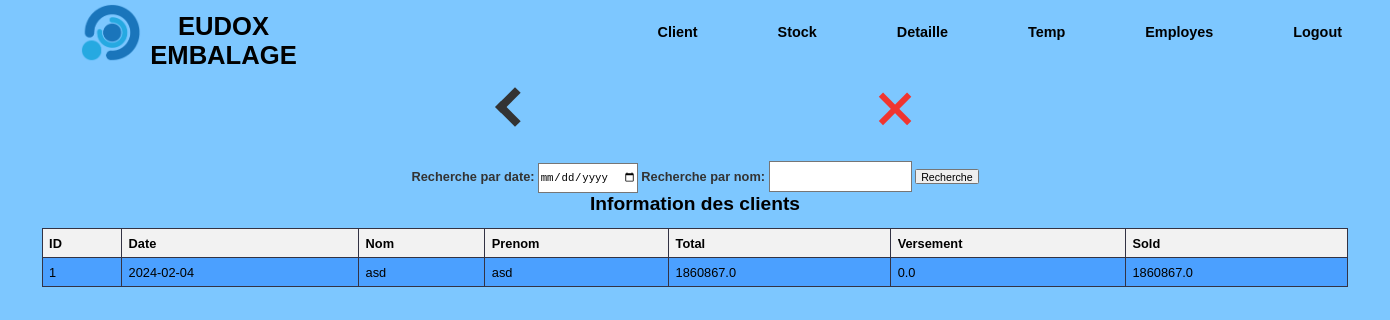
/client/view, run on the app's committed database.
### tables this page shows
CREATE TABLE stock_data (
        id INTEGER PRIMARY KEY AUTOINCREMENT,
        p_date DATE NOT NULL,
        first_name TEXT NOT NULL,
        last_name TEXT NOT NULL,
        payment REAL NOT NULL
    );

### app.py (the view)
@app.route('/client/view', methods=['POST', 'GET'])
def view_client():
    conn = sqlite3.connect('form_data.db')
    cursor = conn.cursor()
    if request.method == 'POST':
        search_date = request.form.get('search_date', None)
        search_name = request.form.get('search_name', None)
        if search_date and search_name:
            cursor.execute('SELECT * FROM stock_data WHERE p_date = ? AND (first_name LIKE ? OR last_name LIKE ?) ORDER BY p_date DESC',(search_date, f'%{search_name}%', f'%{search_name}%'))
        elif search_date:
            cursor.execute('SELECT * FROM stock_data WHERE p_date = ? ORDER BY p_date DESC', (search_date,))
        elif search_name:
            cursor.execute('SELECT * FROM stock_data WHERE first_name LIKE ? OR last_name LIKE ? ORDER BY p_date DESC',
                           (f'%{search_name}%', f'%{search_name}%'))
        else:
            cursor.execute('SELECT * FROM stock_data ORDER BY p_date DESC')
    else:
        cursor.execute('SELECT * FROM stock_data ORDER BY p_date DESC')
    users = cursor.fetchall()
    users_with_games = []
    for user in users:
        cursor.execute('SELECT * FROM stk_game WHERE stock_id = ?', (user[0],))
        games = cursor.fetchall()
        sold = 0
        total = 0
        for game in games:
            total = total + (game[3]*game[4]*game[5])
        sold = total - user[4]
        user_with_games = {
            'id': user[0],
            'p_date': user[1],
            'first_name': user[2],
            'last_name': user[3],
            'pay': user[4],
            'sold': sold,
            'total': total
        }
        users_with_games.append(user_with_games)
    conn.close()
    return render_template('c_view.html', users=users_with_games)

### templates/c_view.html (shortened to what this page needs)
{% extends 'main.html' %}
{% block top %}
    <a href="/client" id="back"><div class="thick-arrow-left"></div></a>
    <a href="/main" id="aclose"><div class="close"></div></a>
{% endblock %}
{% block bot %}
  <form method="POST" action="/client/view">
    <b><label for="search_date">Recherche par date:</label></b>
    <input type="date" id="search_date" name="search_date">
    <b><label for="search_date">Recherche par nom:</label></b>
    <input type="text" id="search_name" name="search_name">
    <button type="submit">Recherche</button>
  </form>
  <h2>Information des clients</h2>
  <table>
    <thead>
      <tr>
        <th>ID</th>
        <th>Date</th>
        <th>Nom</th>
        <th>Prenom</th>
        <th>Total</th>
        <th>Versement</th>
        <th>Sold</th>
      </tr>
    </thead>
  <tbody>
      {% for user in users %}
      <tr onclick="window.location='/client/view/{{ user.id }}';" style="cursor: pointer;">
        <td>{{ user.id }}</td>
        <td>{{ user.p_date }}</td>
        <td>{{ user.first_name }}</td>
        <td>{{ user.last_name }}</td>
        <td>{{ user.total }}</td>
        <td>{{ user.pay }}</td>
        <td>{{ user.sold }}</td>
      </tr>
      {% endfor %}
    </tbody>
  </table>
  <br>
{% endblock %}

### static/css/style.css (style rules this page uses)
body, h1, h2, h3, p, ul, li { margin: 0; padding: 0; }
body { font-family: Arial, sans-serif; background-color: #7dc7ff; zoom: 80%; }
a { color: inherit; text-decoration: none; }
#aclose { margin-left: 28vw; }
.thick-arrow-left { margin: 35px; width: 25px; height: 25px; border: 10px solid #333; border-left: 0; border-top: 0; transform: rotate(135deg); }
#back { margin-left: 34%; }
.close { margin: 30px; background: #f03530; height: 50px; position: relative; width: 8px; transform: rotate(45deg); }
.close:after { background: #f03530; content: ""; height: 8px; left: -21px; position: absolute; top: 21px; width: 50px; }
.bot_side label { color: #333; }
.bot_side input { height: 35px; }

### templates/c_view.html (style rules this page uses)
table { border-collapse: collapse; width: 94%; margin: 3%; margin-top: 1%; }
th, td { border: 1px solid #333344; padding: 8px; text-align: left; }
th { background-color: #f2f2f2; }
tr:nth-child(odd) td { background-color: #4ba0ff; }

### data on the page
stock_data: id "1", p_date "2024-02-04", first_name "asd", last_name "asd", total "1860867.0", pay "0.0", sold "1860867.0"
